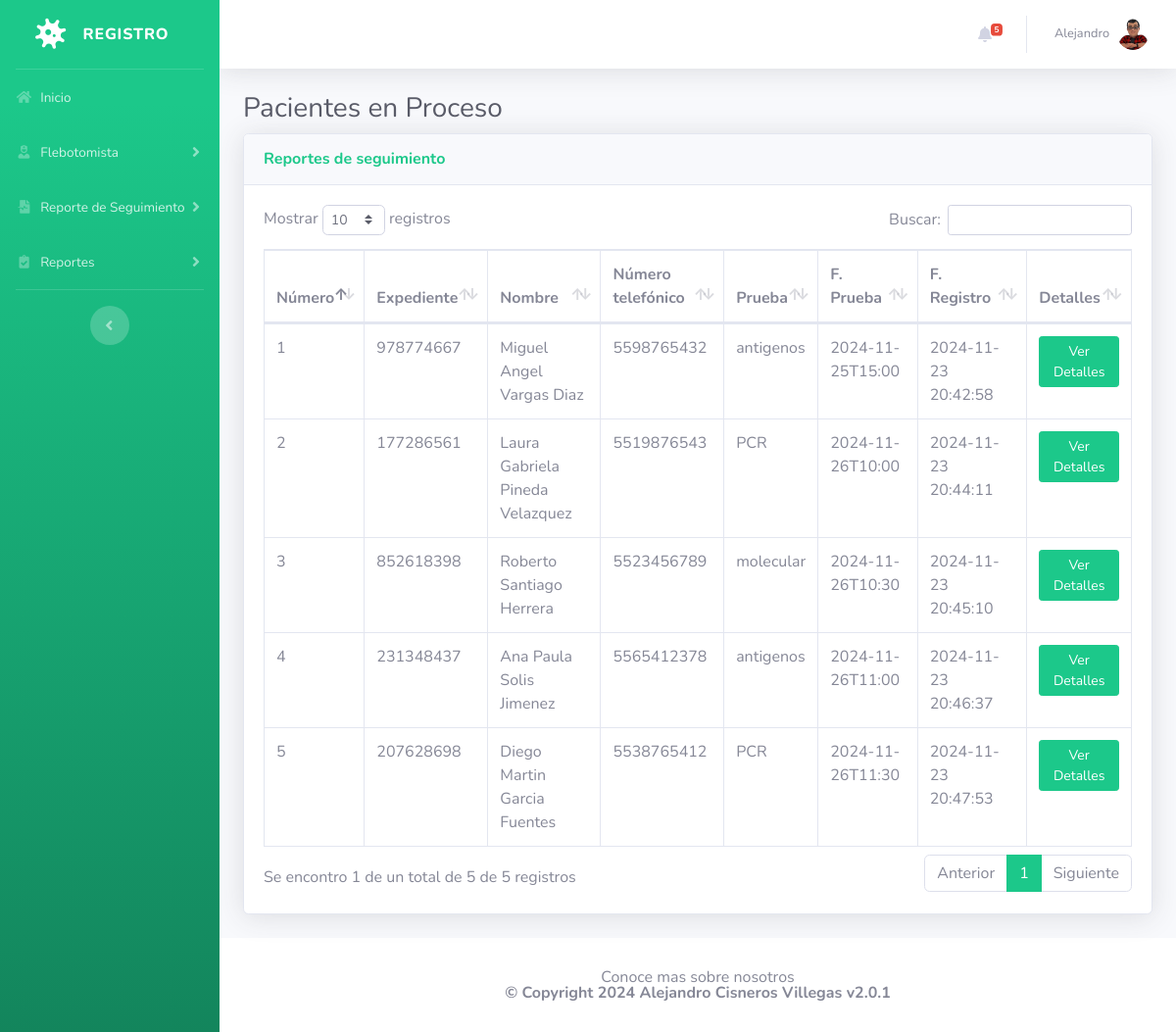
The app's page /ontheway-samplecollection-test.php (signed in) with its own data.
### tables this page shows
CREATE TABLE `project_08_admin` (
  `ID` int(11) NOT NULL,
  `AdminName` varchar(120) DEFAULT NULL,
  `AdminuserName` varchar(20) NOT NULL,
  `MobileNumber` int(10) NOT NULL,
  `Email` varchar(120) NOT NULL,
  `Password` varchar(120) DEFAULT NULL,
  `AdminRegdate` timestamp NULL DEFAULT current_timestamp()
);

CREATE TABLE `project_08_testrecord` (
  `id` int(11) NOT NULL,
  `OrderNumber` bigint(14) DEFAULT NULL,
  `PatientMobileNumber` bigint(14) DEFAULT NULL,
  `TestType` varchar(100) DEFAULT NULL,
  `TestTimeSlot` varchar(120) DEFAULT NULL,
  `ReportStatus` varchar(100) DEFAULT NULL,
  `FinalReport` varchar(150) DEFAULT NULL,
  `ReportUploadTime` varchar(200) DEFAULT NULL,
  `RegistrationDate` timestamp NULL DEFAULT current_timestamp(),
  `AssignedtoEmpId` varchar(150) DEFAULT NULL,
  `AssigntoName` varchar(180) DEFAULT NULL,
  `AssignedTime` varchar(100) DEFAULT NULL
);

CREATE TABLE `project_08_patients` (
  `id` int(11) NOT NULL,
  `FullName` varchar(120) DEFAULT NULL,
  `MobileNumber` bigint(12) DEFAULT NULL,
  `DateOfBirth` date DEFAULT NULL,
  `GovtIssuedId` varchar(150) DEFAULT NULL,
  `GovtIssuedIdNo` varchar(150) DEFAULT NULL,
  `FullAddress` varchar(255) DEFAULT NULL,
  `State` varchar(200) DEFAULT NULL,
  `RegistrationDate` timestamp NOT NULL DEFAULT current_timestamp()
);

### ontheway-samplecollection-test.php (the view, shortened to what this page needs)
<?php session_start();
    include_once('includes/config.php');
    if (strlen($_SESSION['aid']==0)) {
    header('location:logout.php');
    } else{
?>
<!DOCTYPE html>
<html lang="es">
    <head>
        <link href="vendor/fontawesome-free/css/all.min.css" rel="stylesheet" type="text/css">
        <link href="css/sb-admin-2.min.css" rel="stylesheet">
        <link href="vendor/datatables/dataTables.bootstrap4.min.css" rel="stylesheet">
    </head>
    <body id="page-top">
        <div id="wrapper">
            <?php include_once('includes/sidebar.php');?>
            <div id="content-wrapper" class="d-flex flex-column">
                <div id="content">
                    <?php include_once('includes/topbar.php');?>
                    <div class="container-fluid">
                        <h1 class="h3 mb-2 text-gray-800">Pacientes en Proceso</h1>
                        <div class="card shadow mb-4">
                            <div class="card-header py-3">
                                <h6 class="m-0 font-weight-bold text-success">Reportes de seguimiento</h6>
                            </div>
                            <div class="card-body">
                                <div class="table-responsive">
                                    <form name="assignto" method="post">
                                        <table class="table table-bordered" id="dataTable" width="100%" cellspacing="0">
                                            <thead>
                                                <tr>
                                                    <th>Número</th>
                                                    <th>Expediente</th>
                                                    <th>Nombre</th>
                                                    <th>Número telefónico</th>
                                                    <th>Prueba</th>
                                                    <th>F. Prueba</th>
                                                    <th>F. Registro</th>
                                                    <th>Detalles</th>
                                                </tr>
                                            </thead>
                                            <tbody>
                                                <?php $query=mysqli_query($con,"select project_08_testrecord.OrderNumber,project_08_patients.FullName,project_08_patients.MobileNumber,project_08_testrecord.TestType,project_08_testrecord.TestTimeSlot,project_08_testrecord.RegistrationDate,project_08_testrecord.id as testid from project_08_testrecord
                                                    join project_08_patients on project_08_patients.MobileNumber=project_08_testrecord.PatientMobileNumber
                                                    where ReportStatus='En proceso'");
                                                    $cnt=1;
                                                    while($row=mysqli_fetch_array($query)){
                                                ?>
                                                <tr>
                                                    <td> <?php echo $cnt;?> </td>
                                                    <td> <?php echo $row['OrderNumber'];?> </td>
                                                    <td> <?php echo $row['FullName'];?> </td>
                                                    <td> <?php echo $row['MobileNumber'];?> </td>
                                                    <td> <?php echo $row['TestType'];?> </td>
                                                    <td> <?php echo $row['TestTimeSlot'];?> </td>
                                                    <td> <?php echo $row['RegistrationDate'];?> </td>
                                                    <td>
                                                        <a href="test-details.php?tid=<?php echo $row['testid'];?>&&oid=<?php echo $row['OrderNumber'];?>" class="btn btn-success btn-sm">Ver Detalles </a>
                                                    </td>
                                                </tr>
                                                <?php $cnt++;} ?>
                                            </tbody>
                                        </table>
                                    </form>
                                </div>
                            </div>
                        </div>
                    </div>
                </div>
                <?php include_once('includes/footer.php');?>
            </div>
        </div>
    </body>
</html>
<?php } ?>

### includes/topbar.php (shortened to what this page needs)
<nav class="navbar navbar-expand navbar-light bg-white topbar mb-4 static-top shadow">
    <?php if ($_SESSION['aid']): ?>
        <ul class="navbar-nav ml-auto">
            <?php $query = mysqli_query($con, "select * from project_08_testrecord where ReportStatus is null");
            $count = mysqli_num_rows($query);
            ?>
            <li class="nav-item dropdown no-arrow mx-1">
                <a class="nav-link dropdown-toggle" href="#" id="alertsDropdown" role="button"
                    data-toggle="dropdown" aria-haspopup="true" aria-expanded="false">
                    <i class="fas fa-bell fa-fw"></i>
                    <span class="badge badge-danger badge-counter"><?php echo $count; ?></span>
                </a>
            </li>
            <li class="nav-item dropdown no-arrow">
                <a class="nav-link dropdown-toggle" href="#" id="userDropdown" role="button"
                    data-toggle="dropdown" aria-haspopup="true" aria-expanded="false">
                    <?php
                    $adid = $_SESSION['aid'];
                    $ret1 = mysqli_query($con, "select AdminName from project_08_admin where ID='$adid'");
                    while ($row1 = mysqli_fetch_array($ret1)) {
                    ?>
                        <span class="mr-2 d-none d-lg-inline text-gray-600 small"><?php echo $row1['AdminName']; ?></span>
                    <?php } ?>
                    <img class="img-profile rounded-circle"
                        src="img/profile.png">
                </a>
            </li>
        </ul>
    <?php endif; ?>
</nav>

### records on screen
project_08_admin: AdminName "Alejandro"
project_08_testrecord: OrderNumber "978774667", project_08_patients.FullName "Miguel Angel Vargas Diaz", project_08_patients.MobileNumber "5598765432", TestType "antigenos", TestTimeSlot "2024-11-25T15:00", RegistrationDate "2024-11-23 20:42:58"
project_08_testrecord: OrderNumber "177286561", project_08_patients.FullName "Laura Gabriela Pineda Velazquez", project_08_patients.MobileNumber "5519876543", TestType "PCR", TestTimeSlot "2024-11-26T10:00", RegistrationDate "2024-11-23 20:44:11"
project_08_testrecord: OrderNumber "852618398", project_08_patients.FullName "Roberto Santiago Herrera", project_08_patients.MobileNumber "5523456789", TestType "molecular", TestTimeSlot "2024-11-26T10:30", RegistrationDate "2024-11-23 20:45:10"
project_08_testrecord: OrderNumber "231348437", project_08_patients.FullName "Ana Paula Solis Jimenez", project_08_patients.MobileNumber "5565412378", TestType "antigenos", TestTimeSlot "2024-11-26T11:00", RegistrationDate "2024-11-23 20:46:37"
project_08_testrecord: OrderNumber "207628698", project_08_patients.FullName "Diego Martin Garcia Fuentes", project_08_patients.MobileNumber "5538765412", TestType "PCR", TestTimeSlot "2024-11-26T11:30", RegistrationDate "2024-11-23 20:47:53"

### other values on screen
$count "5"
